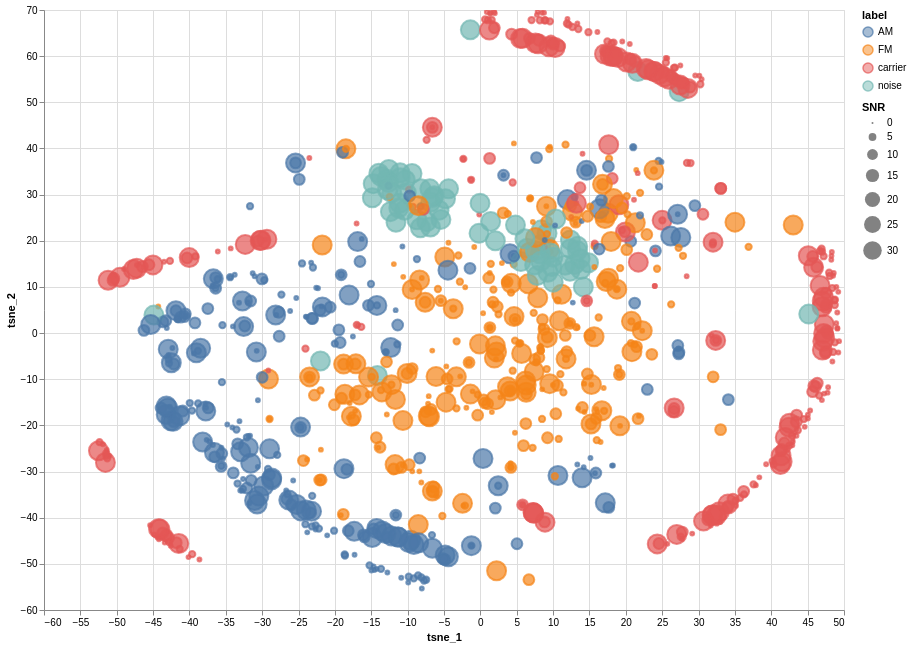

The notebook cell saved with this chart:
### Markdown cell above
...plotting

### Code cell
alt.Chart(df.sample(n=1_000)).mark_point().encode(
    x='tsne_1:Q',
    y='tsne_2:Q',
    color='label:N',
    fill='label:N',
    size='SNR:Q',
    tooltip=['file name:N']
).properties(
    width=800, height=600
).interactive()

### Figure 1 — Vega-Lite specification as saved in the notebook (floating-point values rounded to 4 significant figures; data arrays with more than 128 entries replaced by an {"elided": "..."} marker saying what was removed)
{"config": {"view": {"continuousWidth": 300, "continuousHeight": 300}}, "data": {"name": "data-3b0876e5d39854bd393dce81166594ee"}, "mark": {"type": "point"}, "encoding": {"color": {"field": "label", "type": "nominal"}, "fill": {"field": "label", "type": "nominal"}, "size": {"field": "SNR", "type": "quantitative"}, "tooltip": [{"field": "file name", "type": "nominal"}], "x": {"field": "tsne_1", "type": "quantitative"}, "y": {"field": "tsne_2", "type": "quantitative"}}, "height": 600, "params": [{"name": "param_1", "select": {"type": "interval", "encodings": ["x", "y"]}, "bind": "scales"}], "width": 800, "$schema": "https://vega.github.io/schema/vega-lite/v5.8.0.json", "datasets": {"data-3b0876e5d39854bd393dce81166594ee": {"elided": "1000 records"}}}
